Frame 1 (no input): blank canvas, image omitted
Frame 60 (no input): blank canvas, image omitted
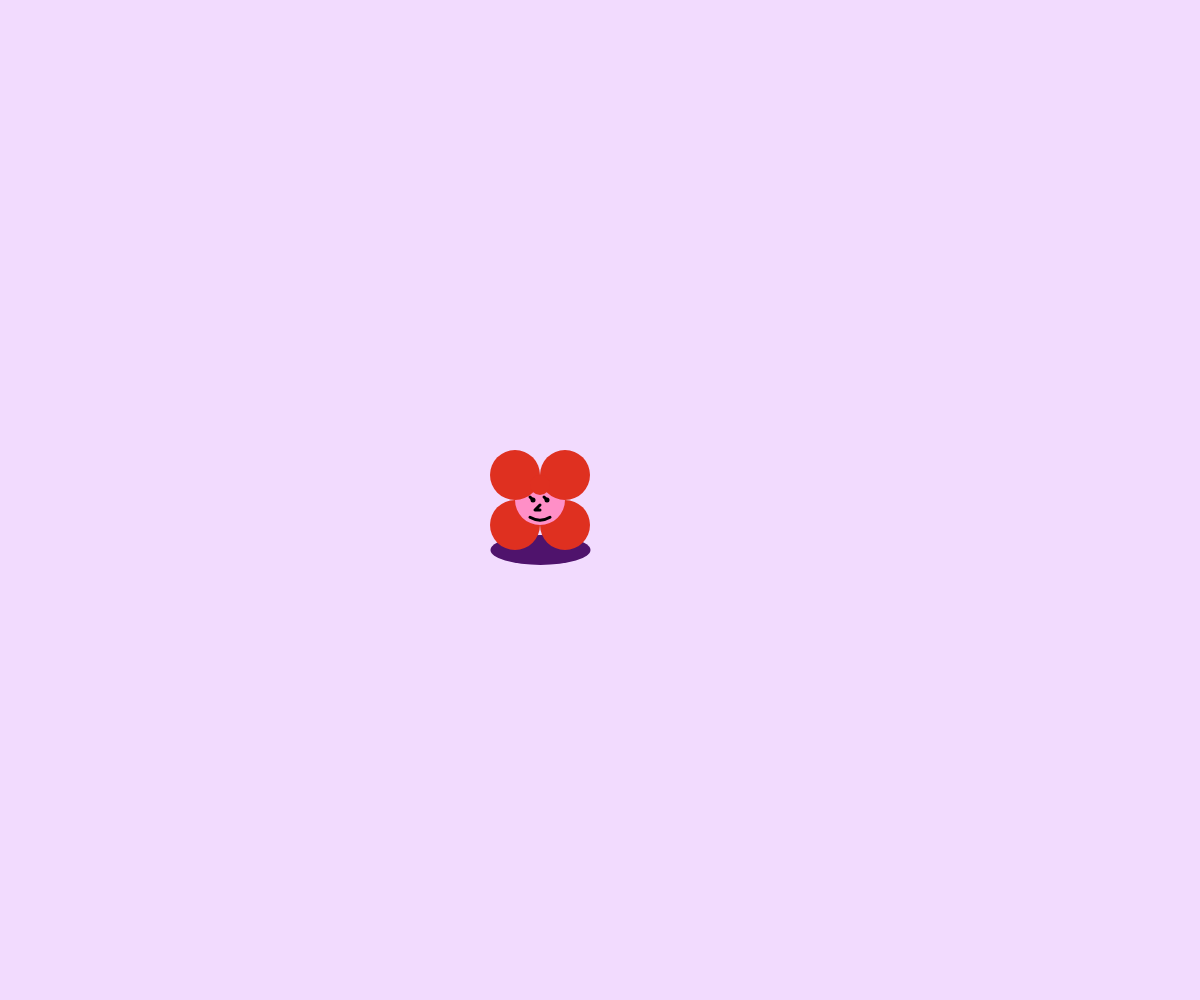
Frame 120 (the mouse pressed at the canvas centre since frame 60)

The p5.js sketch whose frames 1 and 60 were blank and that drew this single picture after the mouse press (run headless with seeded random() and noise() and a simulated clock; from frame 60 on, the mouse is pressed at the canvas centre):

// p5.js sketch
// ── sketch.js
let s;

let robots = [];

function setup() {
  createCanvas(windowWidth, windowHeight);

  s = min(width, height) / 100;
  scale(s);

  strokeWeight(1 / s); // default stroke weight to 1 px

  noFill();

  rectMode(CORNERS);
}

function draw() {
  background("#f2dbfeff");

  scale(s);

  // I want to illustrate the bots in a way that
  // the smaller the y coord they have, the earlier they are drawn
  // so on more backward layer
  // basically creating a visual depth where higher characters (smaller y coord value)
  // look more behind
  // so I use `Array.sort` here to rearrange the items in the array
  // everytime before drawing
  // I somehow find a line of code from the following webpage and make it work
  // https://developer.mozilla.org/en-US/docs/Web/JavaScript/Reference/Global_Objects/Array/sort#sorting_array_of_objects
  robots.sort((a, b) => a.y - b.y);

  // drawing the shadows below each bot first
  for (let i = 0; i < robots.length; i++) {
    robots[i].move();
    robots[i].drawShadow();
    // robots[i].display();
  }
  // drawing the bodies and then the expressions for each bot here
  for (let i = 0; i < robots.length; i++) {
    robots[i].move();
    // robots[i].drawShadow();
    robots[i].display();
  }
}

function mousePressed() {
  let amIHovering = false;

  for (let i = 0; i < robots.length; i++) {
    if (robots[i].hovering == true) {
      robots.splice(i, 1);
      amIHovering = true;
    }
  }

  if (amIHovering == false) {
    // let types = ["a", "b"];
    let randomType = random(["a", "b", "c", "d"]);
    // let faces = ["left", "right"];
    let randomFacing = random(["left", "right"]);
    let randomEyes = random([1, 2, 3]);
    let randomMouth = random([1, 2]);

    let r = random([0, 1, 2, 3]);

    // when coloring the bots, I want each skin color
    // to have a corresponding accent color
    // therefore I use JavaScript object literal `{key: value}` (from office hours)
    // to set up color pairs
    let colorPairs = [
      {
        tone: "#FFD400",
        accent: "#FF8C1A",
      },
      {
        tone: "#CCF20D",
        accent: "#0DA540",
      },
      {
        tone: "#47EBEB",
        accent: "#2060DF",
      },
      {
        tone: "#ff8fc7ff",
        accent: "#DF3020",
      },
    ];

    let tempRobot = new Robot(
      mouseX,
      mouseY,
      randomFacing,
      colorPairs[r].tone,
      colorPairs[r].accent,
      randomType,
      randomEyes,
      randomMouth
    );
    robots.push(tempRobot);
  }
}

class Robot {
  constructor(x, y, facing, render, shade, type, eyes, mouth) {
    this.x = x;
    this.y = y;
    this.hovering = false;
    this.facing = facing;
    this.render = render;
    this.shade = shade;
    this.shadow = "#4F136C";
    this.type = type;
    this.speed = 0.5;
    this.eyes = eyes;
    this.mouth = mouth;
  }

  move() {
    // the direction of the bot movement is determined by `facing`
    // (`facing` also determines the direction of the nose)
    // bots move horizontally, left or right
    // when hitting the edge
    // will appear again on the other edge and loop movement
    if (this.facing === "right") {
      this.x = (this.x + this.speed) % width;
    } else if (this.facing === "left") {
      this.x = (this.x - this.speed + width) % width;
    }
  }

  // below draws a shadow below each body of the bots
  drawShadow() {
    push();
    translate(this.x / s, this.y / s);
    scale(0.1);

    if (this.type == "a") {
      push();

      translate(0, 75);

      noStroke();

      fill(this.shadow);
      ellipse(0, 0, 100, 30);

      pop();
    } else {
      push();

      translate(0, 50);

      noStroke();

      fill(this.shadow);
      ellipse(0, 0, 100, 30);

      pop();
    }

    pop();
  }

  drawBody() {
    if (this.type == "a") {
      push();

      translate(0, 25);

      noStroke();

      fill(this.render);
      circle(0, 25, 50);

      fill(this.shade);
      circle(-25, 0, 50);
      circle(0, 0, 50);
      circle(25, 0, 50);

      // head
      fill(this.render);
      circle(0, -25, 50);

      pop();
    } else if (this.type == "b") {
      push();

      noStroke();

      fill(this.shade);
      circle(-25, 20, 50);
      circle(25, 20, 50);

      // head
      fill(this.render);
      circle(0, 0, 50);

      fill(this.shade);
      circle(-15, -25, 50);
      circle(15, -25, 50);

      pop();
    } else if (this.type == "c") {
      push();

      noStroke();

      fill(this.shade);
      circle(-25, 25, 50);
      circle(25, 25, 50);

      // head
      fill(this.render);
      circle(0, 0, 50);

      fill(this.shade);
      circle(-25, -25, 50);
      circle(25, -25, 50);
      circle(0, -15, 20);

      pop();
    } else if (this.type == "d") {
      push();

      noStroke();

      fill(this.shade);
      circle(-25, 0, 50);
      circle(25, 0, 50);

      fill(this.render);
      circle(25, -25, 50);
      circle(-25, 25, 50);

      fill(this.shade);
      circle(0, -25, 50);
      circle(0, 25, 50);
      circle(-25, -25, 50);
      circle(25, 25, 50);

      // head
      fill(this.render);
      circle(0, 0, 50);

      pop();
    }
  }

  drawExpression() {
    push();

    // translate(50, 50);

    // circle(0, 0, 50); // guide

    strokeJoin(ROUND);

    // eyes

    if (this.eyes === 1) {
      // ver 1
      strokeWeight(5);
      point(-7, 0);
      point(7, 0);
    } else if (this.eyes === 2) {
      // ver 2
      strokeWeight(3);
      line(-10, 0, -7, 0);
      line(7, 0, 10, 0);
    } else if (this.eyes === 3) {
      // ver 3
      strokeWeight(5);
      point(-7, 0);
      point(7, 0);
      strokeWeight(3);
      line(-10, -3, -7, 0);
      line(4, -3, 7, 0);
    }

    // mouth

    if (this.mouth === 1) {
      // ver 1
      strokeWeight(3);
      noFill();
      arc(0, 0, 40, 40, PI / 3, (2 * PI) / 3, OPEN);
    } else if (this.mouth === 2) {
      // ver 2
      strokeWeight(3);
      noFill();
      line(-10, 18, 10, 18);
    }

    // nose
    if (this.facing === "right") {
      beginShape();
      vertex(0, 5);
      vertex(5, 10);
      vertex(0, 10);
      endShape();
    } else if (this.facing === "left") {
      beginShape();
      vertex(0, 5);
      vertex(-5, 10);
      vertex(0, 10);
      endShape();
    }

    pop();
  }

  display() {
    // hovering over a bot will change its shadow color
    // (the change is set to not very drastic right now)
    if (dist(mouseX, mouseY, this.x, this.y) < 50) {
      this.hovering = true;
      this.shadow = "#8C28BD";
    } else {
      this.hovering = false;
      this.shadow = "#4F136C";
    }

    push();
    translate(this.x / s, this.y / s);
    scale(0.1);
    this.drawBody();
    this.drawExpression();
    pop();
  }
}
